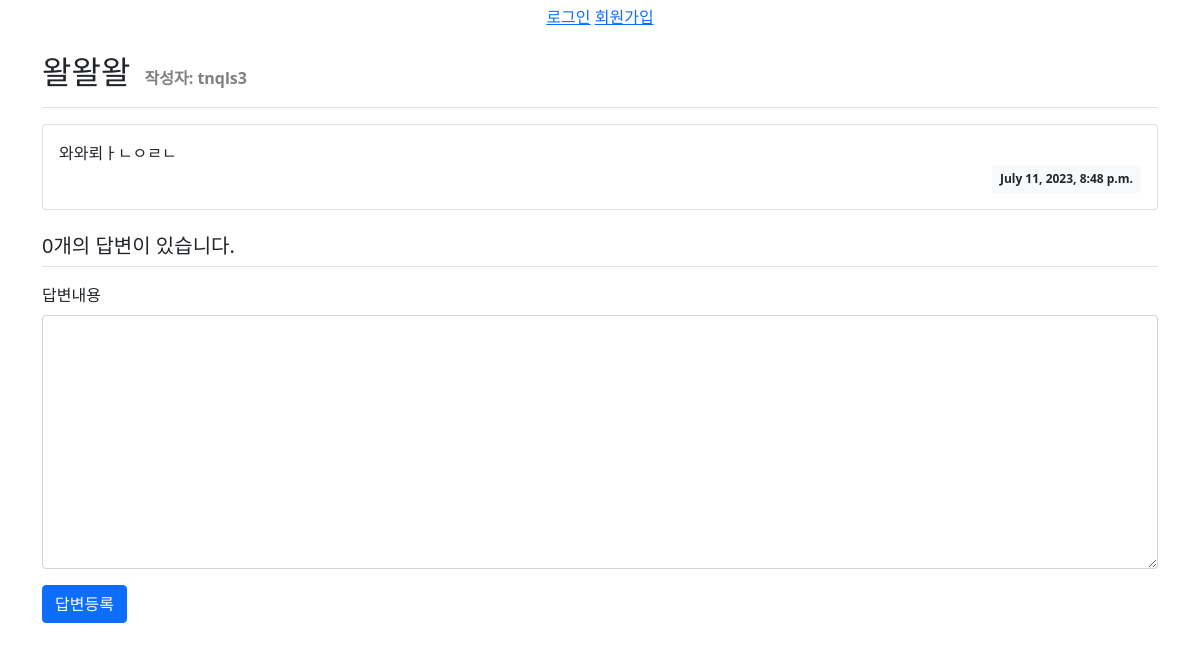
/pybo/14/, run on an earlier commit of the app's database.
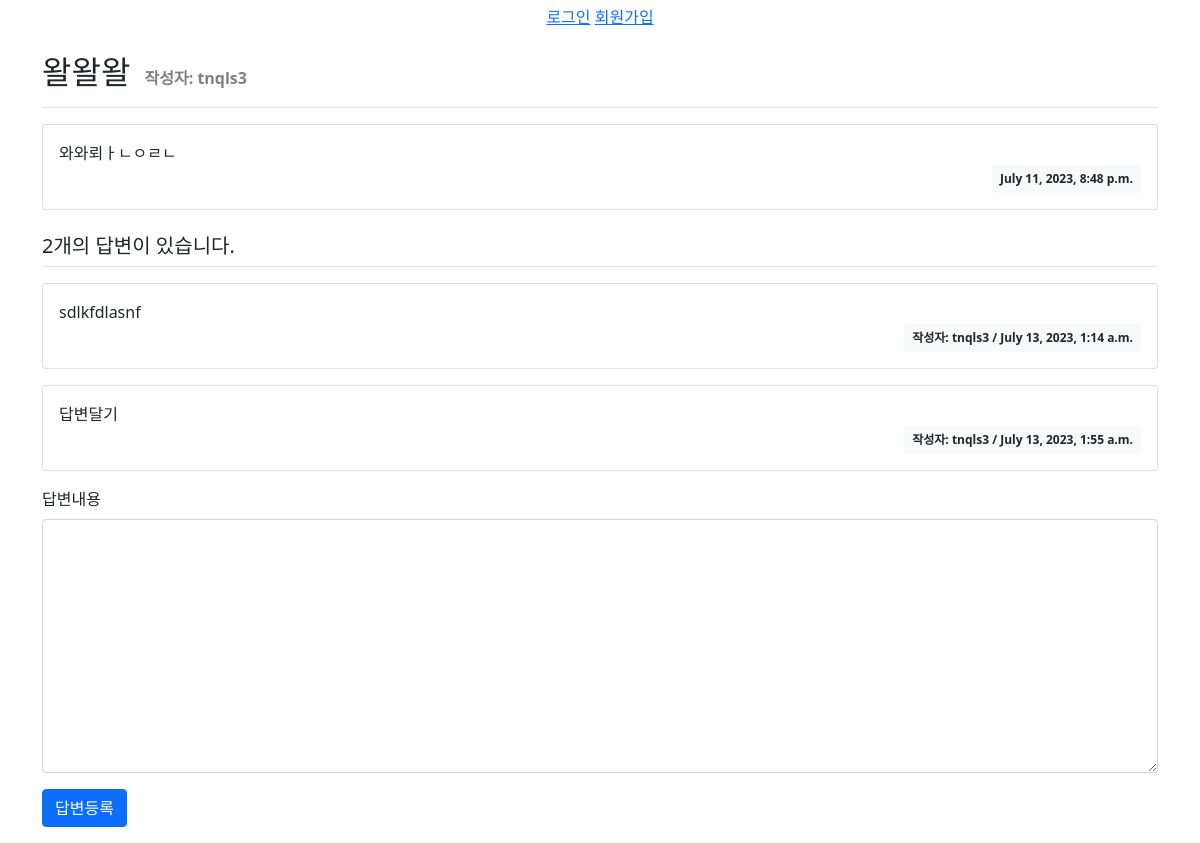
And on a later commit of the database.
### pybo/models.py (models this page shows, shortened)
class Question(models.Model):
    subject = models.CharField(max_length = 200)
    author = models.ForeignKey(User, on_delete=models.CASCADE)
    content = models.TextField()
    create_date = models.DateTimeField()

class Answer(models.Model):
    question = models.ForeignKey(Question, on_delete = models.CASCADE)
    author = models.ForeignKey(User, on_delete=models.CASCADE)
    content = models.TextField()
    create_date = models.DateTimeField()

### pybo/views.py (the view)
# urls.py: path('<int:question_id>/', views.detail, name='detail'),
def detail(request, question_id):
    question = get_object_or_404(Question, pk=question_id)
    answer_list = Answer.objects.filter(question_id = question_id)
    context = {'question': question, 'answer_list': answer_list}
    return render(request, 'pybo/question_detail.html', context)

### templates/pybo/question_detail.html (shortened to what this page needs)
{% extends 'common/base.html' %}
{%block content%}
<div class="container my-3">
    <div class="border-bottom py-2">
        <h2 class="question_title">{{ question.subject }}</h2>
        <p class="author_info">작성자: {{question.author}}</p>
    </div>
    <div class="card my-3">
        <div class="card-body">
            <div class="card-text" style="white-space: pre-line;">{{ question.content }}</div>
            <div class="d-flex justify-content-end">
                <div class="badge bg-light text-dark p-2">
                    {{ question.create_date }}
                </div>
            </div>
        </div>
    </div>
    <h5 class="border-bottom my-3 py-2">{{question.answer_set.count}}개의 답변이 있습니다.</h5>
    {% for answer in question.answer_set.all %}
    <div class="card my-3">
        <div class="card-body">
            <div class="card-text" style="white-space: pre-line;">{{ answer.content }}</div>
            <div class="d-flex justify-content-end">
                <div class="badge bg-light text-dark p-2">
                    작성자: {{answer.author}} / {{ answer.create_date }}
                </div>
            </div>
        </div>
    </div>
    {% endfor %}
    <form action="{% url 'pybo:answer_create' question.id %}" method="post" class="my-3">
        <div class="mb-3">
            <label for="content" class="form-label">답변내용</label>
            <textarea name="content" id="content" class="form-control" rows="10"></textarea>
        </div>
        <input type="submit" value="답변등록" class="btn btn-primary">
    </form>
</div>
{% endblock %}

### templates/common/base.html (shortened to what this page needs)
{% load static %}
<!doctype html>
<html lang="ko">
<head>
    <link rel="stylesheet" type="text/css" href="{% static 'bootstrap.min.css' %}">
    <link rel="stylesheet" type="text/css" href="{% static 'style.css' %}">
</head>
<body>
<div class="info">
    {% if user.is_anonymous %}
        <a href="{%url 'common:login'%}">로그인</a>
        <a href="{%url 'common:signup'%}">회원가입</a>
    {% endif %}
</div>
{% block content %}
{% endblock %}
</body>
</html>

### static/style.css (style rules this page uses)
div.info { padding:5px 5px 0px 5px; text-align: center; }
.question_title { display: inline-block; margin-right: 10px; }
.author_info { display: inline-block; font-weight: bold; color: gray; margin-bottom: 0; margin-right: 5px; }

What changed in the data, as far as the page shows it:
computed for Question "왈왈왈": answer_set.count "0" → "2"
added Answer: content "sdlkfdlasnf", author "tnqls3", create_date "July 13, 2023, 1:14 a.m."
added Answer: content "답변달기", author "tnqls3", create_date "July 13, 2023, 1:55 a.m."
